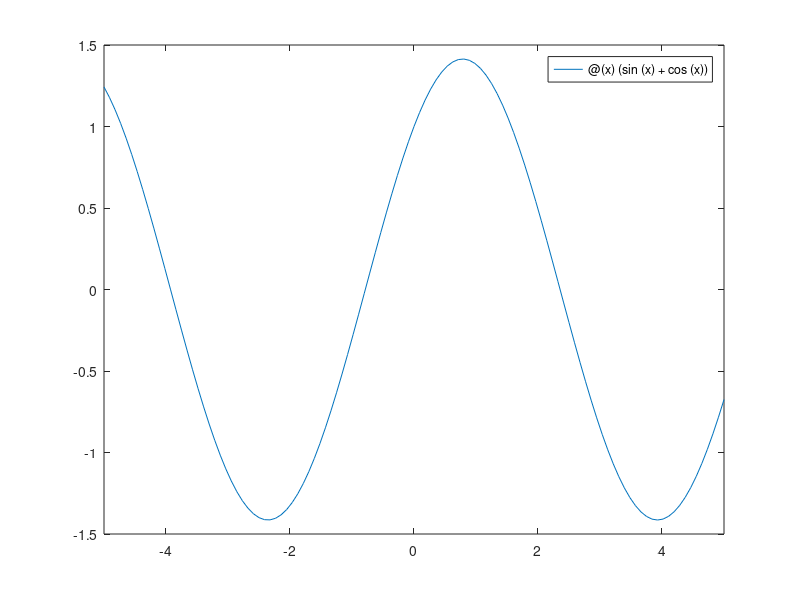

The MATLAB script that drew this image: (Note: this script raises an error after producing the figure.)
%senx+cosx
x=[0,2*pi]; %DOM=0 A 2PI
f= @(x) (sin(x)+cos(x));
fplot(f)
%%%%%%%ESTO ES PARA COLOCAR LOS EJES OX Y OY Y QUITAR EL BORDE%%%%%%%%
ax=gca;
ax.XAxisLocation = 'origin';
ax.YAxisLocation = 'origin';
box off;
axis([0 2*pi -2 2]);